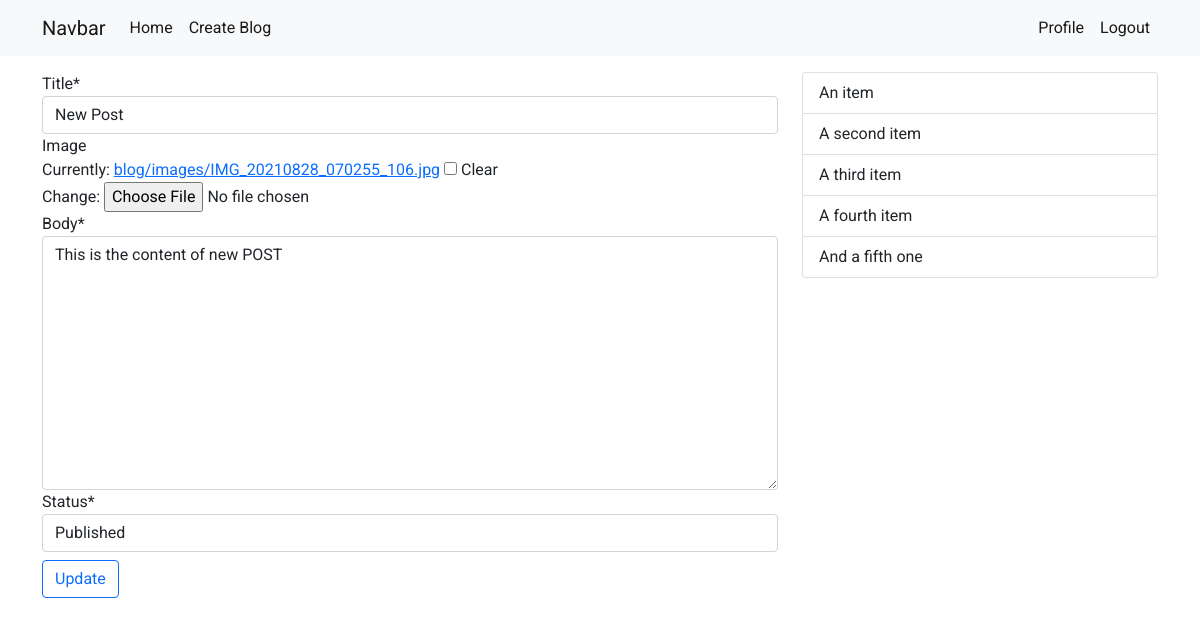
The app's page /blog/tqgvtwoukf-new-post/update/ (signed in) with its own data.
### blog/models.py (models this page shows, shortened)
class Blog(models.Model):
    STATUS_CHOICES = (
        ('draft', 'Draft'),
        ('published', 'Published'),
    )
    title = models.CharField(max_length=250)
    slug = models.SlugField(max_length=250,
                            unique_for_date='publish')
    author = models.ForeignKey(User,
                               related_name='blog_posts',  on_delete=models.CASCADE)
    body = models.TextField()
    publish = models.DateTimeField(default=timezone.now)
    created = models.DateTimeField(auto_now_add=True)
    updated = models.DateTimeField(auto_now=True)
    image = models.ImageField(upload_to='blog/images/', null=True, blank=True)
    status = models.CharField(max_length=10,
                              choices=STATUS_CHOICES,
                              default='draft')
    class Meta:
        ordering = ('-publish',)

### blog/views.py (the view, shortened to what this page needs)
class PostUpdateView(LoginRequiredMixin, UserPassesTestMixin, generic.UpdateView):
    template_name = "blog/post_update.html"
    model = Blog
    fields = [
        'title',
        'image',
        'body',
        'status'
    ]
    def test_func(self):
        blog = self.get_object()
        if self.request.user == blog.author:
            return True
        return False

### blog/templates/blog/post_update.html (shortened to what this page needs)
{% extends 'base.html' %}
{% load crispy_forms_tags %}
{% block content %}
    <form action="" method="POST" enctype="multipart/form-data">
        {{ form|crispy }}
        <button class="btn btn-outline-primary mt-2">Update</button>
    </form>
{% endblock content %}

### static/css/main.css (style rules this page uses)
body { font-family: "Roboto", sans-serif; }

### records on screen
Blog: title "New Post", body "This is the content of new POST", status "Published"
